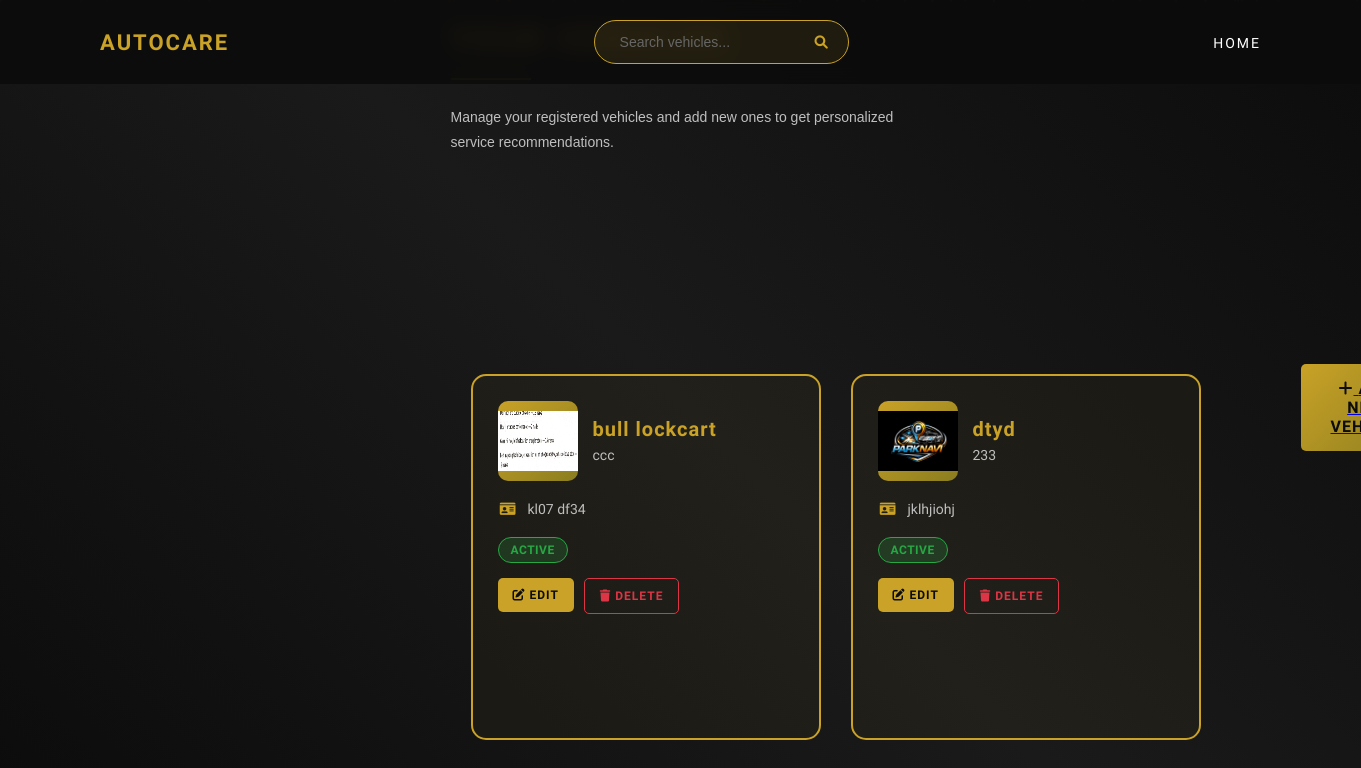
Screenshot of /yourvehicles/ (signed in) with the database file from the repository.
### app/models.py (models this page shows)
class VehicleRegistration(models.Model):
    userd = models.ForeignKey(user, on_delete=models.CASCADE)
    vehicle_name = models.CharField(max_length=100)
    vehicle_model = models.CharField(max_length=100)
    license_plate = models.CharField(max_length=20)
    vehicle_image = models.ImageField(upload_to='vehicle_images/', null=True, blank=True)
    rc = models.FileField(upload_to='rc/', null=True, blank=True)
    insurance = models.FileField(upload_to='insurance/', null=True, blank=True)
    pollution = models.FileField(upload_to='pollution/', null=True, blank=True)

### app/views.py (the view)
# urls.py: path('yourvehicles/', views.yourvehicles, name='yourvehicles'),
def yourvehicles(request):
    email=request.session['email']
    cr =user.objects.get(email=email)
    vehicles = VehicleRegistration.objects.filter(userd=cr)
    return render(request, "yourvehicles.html", {"vehicles": vehicles})

### app/templates/yourvehicles.html (shortened to what this page needs)
<!DOCTYPE html>
{%load static %}
<html lang="en">
<head>
<link rel="stylesheet" href="https://cdnjs.cloudflare.com/ajax/libs/font-awesome/6.0.0/css/all.min.css">
<link rel="stylesheet" href="{% static 'styles.css' %}">
</head>
<body>
<nav class="navbar">
    <div class="nav-logo">AUTOCARE</div>
    <div class="nav-search">
        <input type="text" class="search-input" placeholder="Search vehicles..." id="navSearch">
        <button class="search-btn" onclick="searchVehicles()">
            <i class="fas fa-search"></i>
        </button>
    </div>
    <ul class="nav-links">
        <li><a href="/uerhome/">HOME</a></li>
    </ul>
</nav>
<div class="particles" id="particles"></div>
<div class="container page-content" id="pageContent">
    <div style="grid-column: 1 / -1;">
        <div class="section-title">YOUR VEHICLES</div>
        <div class="text">
            Manage your registered vehicles and add new ones to get personalized service recommendations.
        </div>
    </div>
    <div class="vehicles-container">
{% for v in vehicles %}
    <div class="vehicle-card">
        <div class="vehicle-header">
            <div class="vehicle-image">
                {% if v.vehicle_image %}
                    <img src="{{ v.vehicle_image.url }}" width="80" height="60">
                {% else %}
                    <i class="fas fa-car"></i>
                {% endif %}
            </div>
            <div class="vehicle-info">
                <div class="vehicle-name">{{ v.vehicle_name }}</div>
                <div class="vehicle-details">{{ v.vehicle_model }}</div>
            </div>
        </div>
        <div class="vehicle-specs">
            <div class="spec-item">
                <i class="fas fa-id-card"></i>
                <span>{{ v.license_plate }}</span>
            </div>
        </div>
        <div class="vehicle-status status-active">
            ACTIVE
        </div>
        <div class="vehicle-actions">
            <a href="{% url 'edit_vehicle' v.id %}">
                <button class="action-btn primary-btn">
                    <i class="fas fa-edit"></i> EDIT
                </button>
            </a>
            <a href="{% url 'delete_vehicle' v.id %}">
                <button class="action-btn danger-btn">
                    <i class="fas fa-trash"></i> DELETE
                </button>
            </a>
        </div>
    </div>
{% empty %}
    <p style="color:white;">No vehicles added yet.</p>
{% endfor %}
</div>
<a href="{% url 'register_vehicle' %}">
    <button class="add-vehicle-btn">
        <i class="fas fa-plus"></i> ADD NEW VEHICLE
    </button>
</a>
</body>
</html>

### app/static/styles.css (style rules this page uses)
* { margin:0; padding:0; box-sizing:border-box; }
html { scroll-behavior: smooth; }
body { background:#0c0c0c; font-family:'Oswald', sans-serif; color:white; overflow-x:hidden; opacity: 1 !important; animation: pageFadeIn 0.8s ease-out forwards; }
.navbar { position: fixed; top: 0; left: 0; width: 100%; padding: 20px 100px; display: flex; justify-content: space-between; align-items: center; background: rgba(12, 12, 12, 0.9); backdrop-filter: blur(10px); z-index: 1000; }
.nav-logo { color: #c9a227; font-size: 22px; font-weight: 700; letter-spacing: 2px; }
.nav-search { display: flex; align-items: center; background: rgba(201, 162, 39, 0.1); border: 1px solid #c9a227; border-radius: 25px; padding: 5px 15px; transition: all 0.3s ease; }
.nav-search .search-input { background: transparent; border: none; color: white; padding: 8px 10px; width: 200px; font-family: Arial, sans-serif; font-size: 14px; outline: none; }
.nav-search .search-input::placeholder { color: #666; }
.nav-search .search-btn { background: transparent; border: none; color: #c9a227; cursor: pointer; padding: 5px; transition: all 0.3s ease; }
.nav-links { list-style: none; display: flex; gap: 40px; }
.nav-links a { text-decoration: none; color: white; font-size: 14px; letter-spacing: 2px; position: relative; transition: all 0.4s cubic-bezier(0.4, 0, 0.2, 1); transform: translateY(0); }
.nav-links a::after { content: ''; position: absolute; left: 0; bottom: -5px; width: 0; height: 2px; background: #c9a227; transition: all 0.4s cubic-bezier(0.4, 0, 0.2, 1); }
body::before { content: ''; position: fixed; top: 0; left: 0; width: 100%; height: 100%; background: linear-gradient(45deg, #0c0c0c 0%, #1a1a1a 50%, #0c0c0c 100%); z-index: -2; }
.particles { position: fixed; width: 100%; height: 100%; top: 0; left: 0; z-index: 1; pointer-events: none; }
.container { display:grid; grid-template-columns:1fr 1fr; min-height:100vh; padding:140px 100px 80px 100px; gap:80px; position: relative; z-index: 1; }
.section-title { font-size:32px; font-weight:600; color:#c9a227; letter-spacing:3px; margin-bottom:20px; opacity: 0; animation: fadeInUp 0.8s cubic-bezier(0.4, 0, 0.2, 1) 0.5s forwards; }
.text { font-family:Arial, sans-serif; color:#bfbfbf; font-size:15px; line-height:1.8; max-width:450px; opacity: 0; animation: fadeInUp 0.8s cubic-bezier(0.4, 0, 0.2, 1) 0.9s forwards; }
.page-content { opacity: 0; transform: translateY(30px); transition: opacity 0.8s ease-out, transform 0.8s ease-out; position: relative; z-index: 10; padding-top: 120px; }
.page-content.loaded { opacity: 1; transform: translateY(0); }
.search-input { flex: 1; padding: 12px; background: rgba(255, 255, 255, 0.1); border: 1px solid #c9a227; color: white; font-family: Arial, sans-serif; border-radius: 5px; transition: all 0.3s ease; }
.search-btn { background: #c9a227; color: #0c0c0c; padding: 12px 25px; border: none; font-family: 'Oswald', sans-serif; font-weight: 600; cursor: pointer; transition: all 0.3s ease; border-radius: 5px; }
.container { width: 90%; max-width: 500px; margin: auto; padding: 20px; }
.text { font-size: 14px; }
.particles { overflow: hidden; }

### rows the page displays
VehicleRegistration: vehicle_image (picture), vehicle_name "bull lockcart", vehicle_model "ccc", license_plate "kl07 df34"
VehicleRegistration: vehicle_image (picture), vehicle_name "dtyd", vehicle_model "233", license_plate "jklhjiohj"
